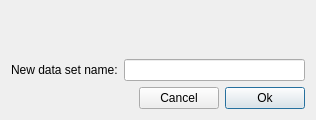
<?xml version="1.0" encoding="UTF-8"?>
<ui version="4.0">
 <class>AddSetUI</class>
 <widget class="QDialog" name="AddSetUI">
  <property name="geometry">
   <rect>
    <x>0</x>
    <y>0</y>
    <width>316</width>
    <height>120</height>
   </rect>
  </property>
  <property name="windowTitle">
   <string>Adding of new set</string>
  </property>
  <layout class="QVBoxLayout" name="verticalLayout">
   <item>
    <widget class="QLabel" name="overlay">
     <property name="styleSheet">
      <string notr="true">color: rgb(241, 11, 14);</string>
     </property>
     <property name="text">
      <string/>
     </property>
    </widget>
   </item>
   <item>
    <layout class="QHBoxLayout" name="lao_set">
     <item>
      <widget class="QLabel" name="lbl_set">
       <property name="text">
        <string>New data set name:</string>
       </property>
      </widget>
     </item>
     <item>
      <widget class="QLineEdit" name="dataSet"/>
     </item>
    </layout>
   </item>
   <item>
    <layout class="QHBoxLayout" name="horizontalLayout">
     <item>
      <spacer name="spc">
       <property name="orientation">
        <enum>Qt::Horizontal</enum>
       </property>
       <property name="sizeHint" stdset="0">
        <size>
         <width>40</width>
         <height>20</height>
        </size>
       </property>
      </spacer>
     </item>
     <item>
      <widget class="QPushButton" name="cancel">
       <property name="text">
        <string>Cancel</string>
       </property>
       <property name="autoDefault">
        <bool>false</bool>
       </property>
      </widget>
     </item>
     <item>
      <widget class="QPushButton" name="ok">
       <property name="text">
        <string>Ok</string>
       </property>
      </widget>
     </item>
    </layout>
   </item>
  </layout>
 </widget>
 <resources/>
 <connections/>
</ui>
